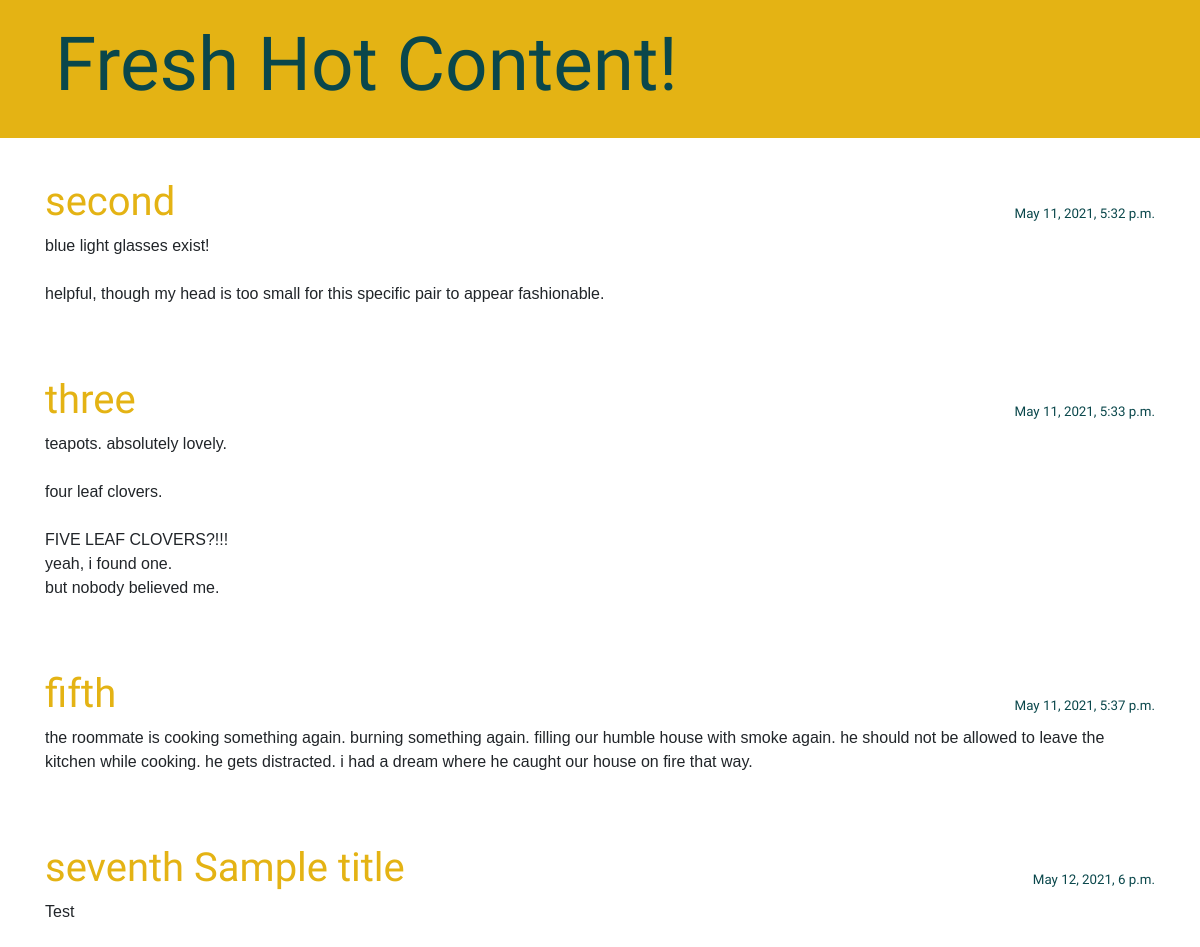
The app's page /, older data.
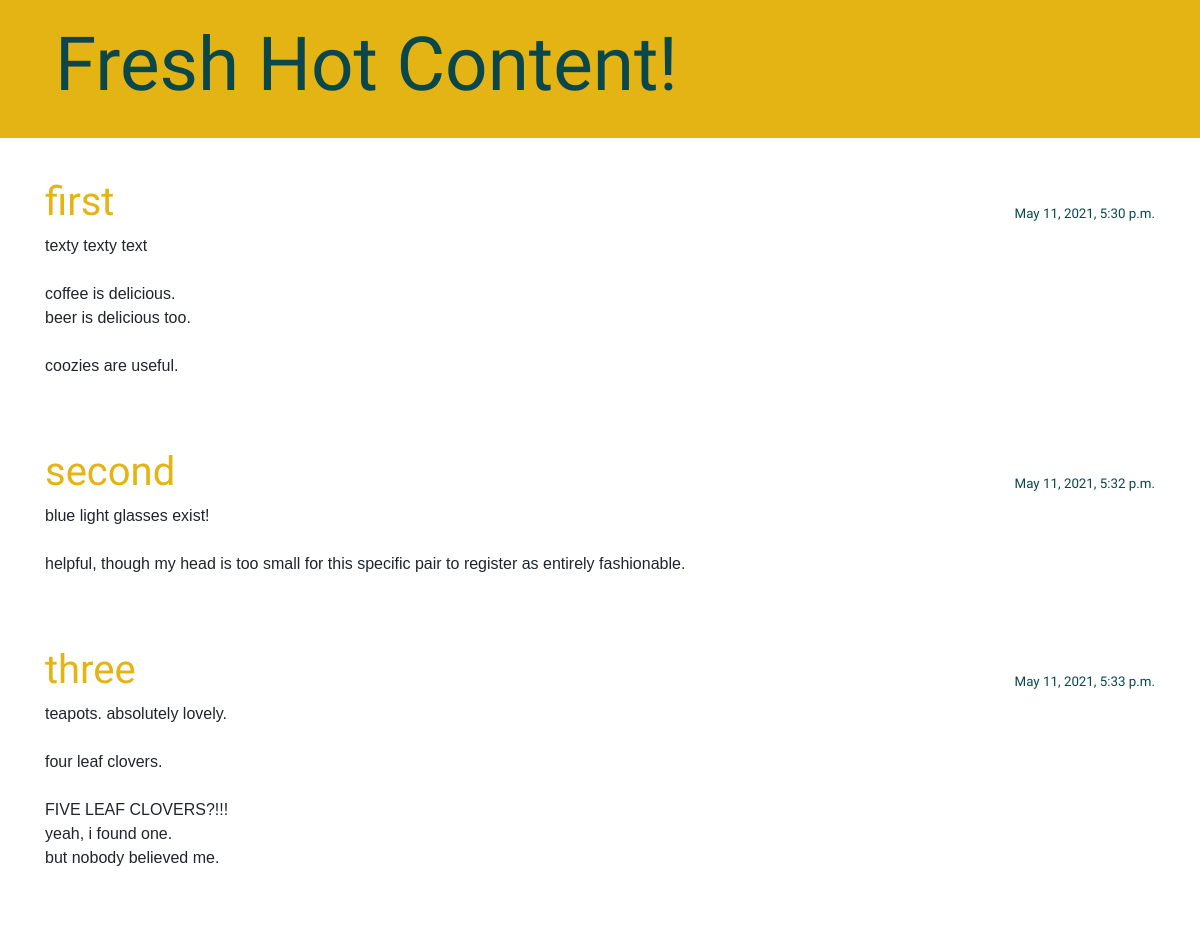
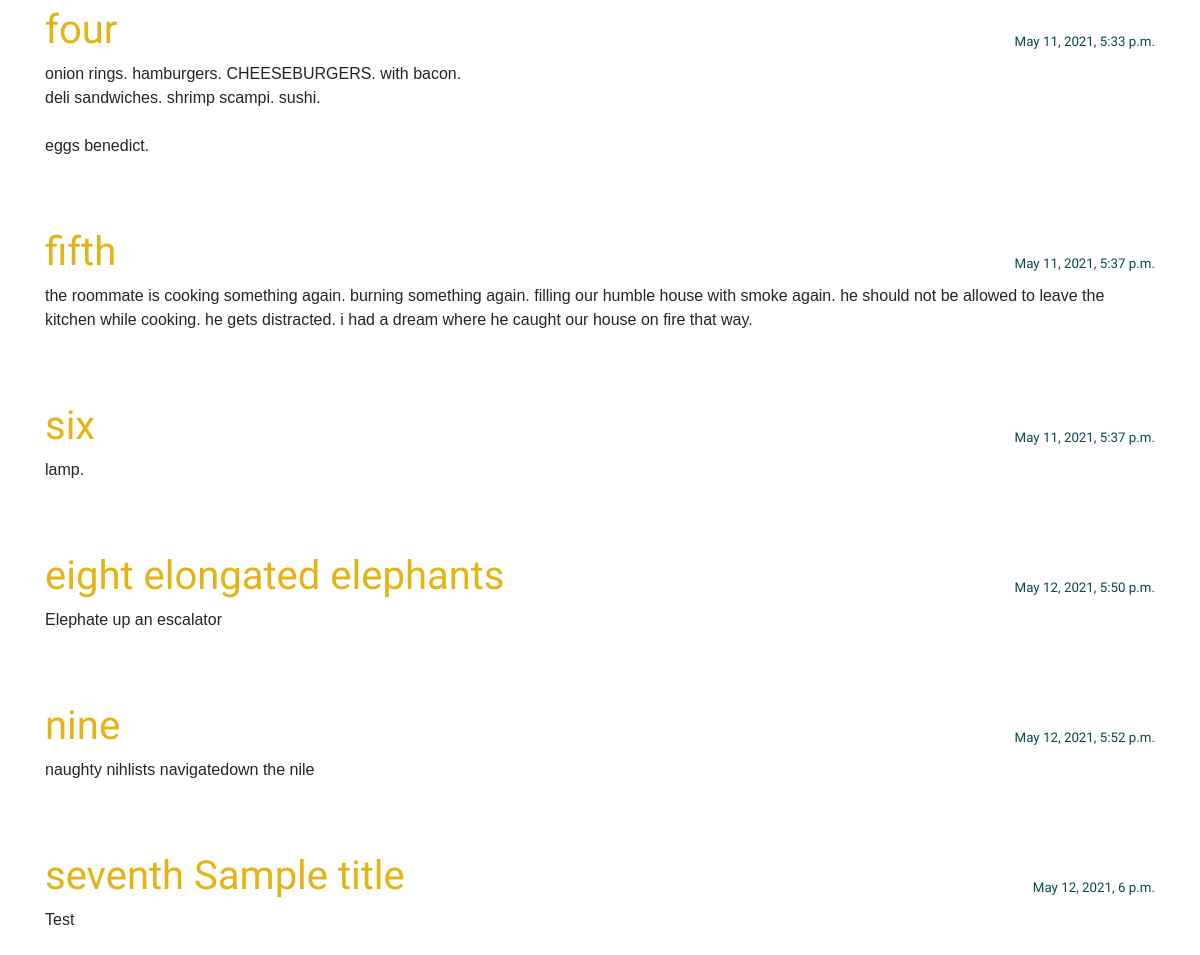
The same page, newer data (2 pictures, top to bottom).
### blog/models.py (models this page shows, shortened)
class Post(models.Model):
    author = models.ForeignKey(settings.AUTH_USER_MODEL, on_delete=models.CASCADE)
    title = models.CharField(max_length=200)
    text = models.TextField()
    created_date = models.DateTimeField(default=timezone.now)
    published_date = models.DateTimeField(blank=True, null=True)

### blog/views.py (the view)
# urls.py: path('', views.post_list, name = 'post_list'),
def post_list(request):
    posts = Post.objects.filter(published_date__lte=timezone.now()).order_by("published_date")
    return render(request, "blog/post_list.html", {"posts":posts})

### blog/templates/blog/post_list.html
{% extends 'blog/base.html' %}
{% block content %}
    {% for post in posts %}
        <article class="post">
            <time class="date">
                {{ post.published_date }}
            </time>
            <h1><a href="{% url 'post_detail' pk=post.pk %}">{{ post.title }}</a></h1>
            <p>{{ post.text|linebreaksbr }}</p>
        </article>
    {% endfor %}
{% endblock %}

Row changes from the older to the newer data that the page shows:
now on this page (row edited): Post: published_date "May 11, 2021, 5:30 p.m.", title "first", text "texty texty text coffee is delicious. beer is delicious too. coozies are useful."
changed Post "second": text "blue light glasses exist! helpful, though my head is too small for this specific pair to appear fashionable." → "blue light glasses exist! helpful, though my head is too small for this specific pair to register as entirely fashionable."
now on this page (row edited): Post: published_date "May 11, 2021, 5:33 p.m.", title "four", text "onion rings. hamburgers. CHEESEBURGERS. with bacon. deli sandwiches. shrimp scampi. sushi. eggs benedict."
now on this page (row edited): Post: published_date "May 11, 2021, 5:37 p.m.", title "six", text "lamp."
now on this page (row edited): Post: published_date "May 12, 2021, 5:50 p.m.", title "eight elongated elephants", text "Elephate up an escalator"
now on this page (row edited): Post: published_date "May 12, 2021, 5:52 p.m.", title "nine", text "naughty nihlists navigatedown the nile"
